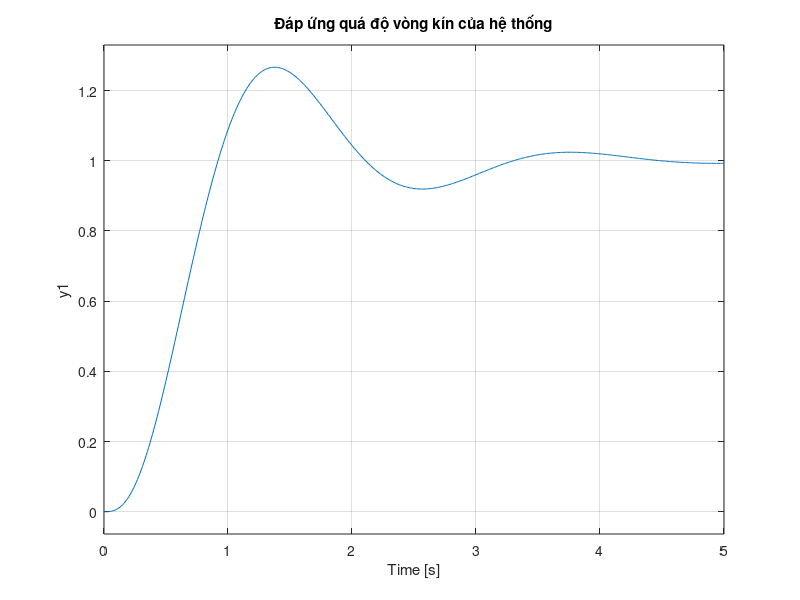

Here is the MATLAB script that generated this plot:
num = [1];
den = [1, 8, 20, 0];
G = tf(num, den);

K = 47.7; 
T = feedback(K * G, 1);
t = 0:0.01:5;
figure;
step(T, t);
grid on;
title('Đáp ứng quá độ vòng kín của hệ thống');
